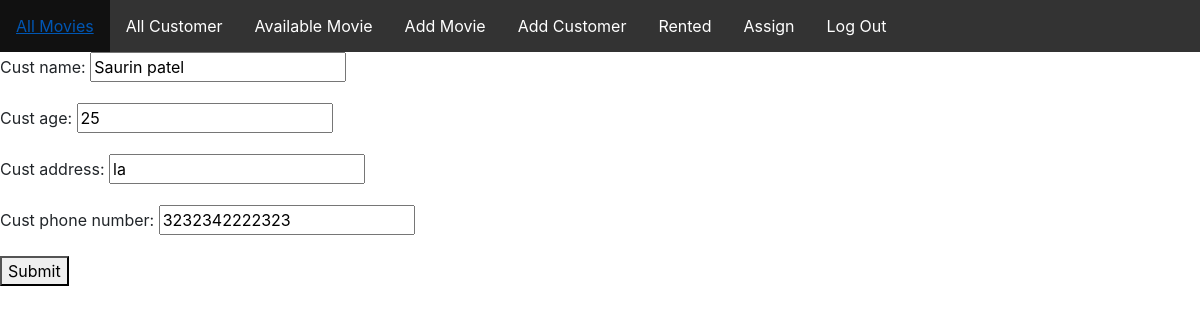
/customer/update/1/ (signed in), run on the app's committed database.
### customers/models.py (models this page shows, shortened)
class Customers(models.Model):
    cust_name = models.CharField(max_length=100)
    cust_age = models.IntegerField()
    cust_address = models.CharField(max_length=200)
    cust_phone_number = models.IntegerField()
    cust_delete = models.CharField(max_length=100,null=True)
    cust_update = models.CharField(max_length=100,null=True)

### customers/views.py (the view)
# urls.py: path('update/<id>/',views.cust_update,name='cust_update'),
@login_required(login_url='/accounts/login/')
def cust_update(request,id):
    cust_updt=Customers.objects.get(id=id)
    if request.method == 'POST':
        form = forms.CustomerForm(request.POST,instance=cust_updt)
        if form.is_valid():
              z = form.save(commit = False )
              z.save()
              return redirect('cust_all')
    else :
            form = forms.CustomerForm(instance=cust_updt)
    return render(request,'customer_add.html',{'form': form})

### customers/forms.py
class CustomerForm(forms.ModelForm):
    class Meta:
        model= models.Customers
        fields=['cust_name','cust_age','cust_address','cust_phone_number']

### movierental/templates/customer_add.html (shortened to what this page needs)
{% extends 'index.html'%}
{% block content %}
<html>
<head>
</head>
<body>
    <form method="POST">
        {{form.as_p}}
        <button type="submit">Submit</button>
    </form>
{% endblock %}

### data on the page
Customers: cust_name "Saurin patel", cust_age "25", cust_address "la", cust_phone_number "3232342222323"
